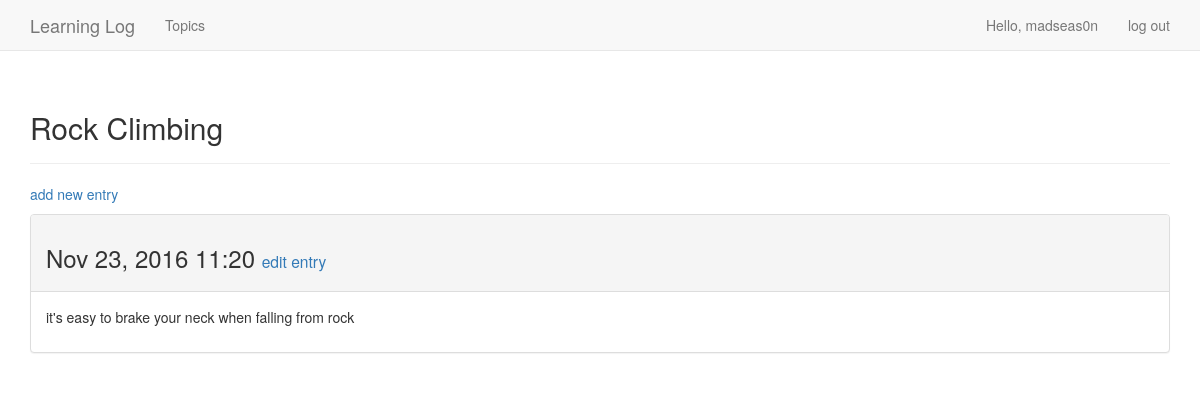
The page /topics/2/ (signed in) on the database its author committed.
### learning_logs/models.py (models this page shows, shortened)
class Topic(models.Model):
    text = models.CharField(max_length=200)
    date_added = models.DateTimeField(auto_now_add=True)
    owner = models.ForeignKey(User)
    def __str__(self):
        return self.text

class Entry(models.Model):
    topic = models.ForeignKey(Topic)
    text = models.TextField()
    date_added = models.DateTimeField(auto_now_add=True)
    class Meta:
        verbose_name_plural = 'entries'

### learning_logs/views.py (the view)
# urls.py: url(r'^topics/(?P<topic_id>\d+)/$', views.topic, name='topic'),
@login_required
def topic(request, topic_id):
    topic = Topic.objects.get(id=topic_id)
    if topic.owner != request.user:
        raise Http404
    entries = topic.entry_set.order_by('-date_added')
    context = {'topic': topic, 'entries': entries}
    return render(request, 'learning_logs/topic.html', context)

### learning_logs/templates/learning_logs/topic.html
{% extends 'learning_logs/base.html' %}
{% block header %}
<h2>{{ topic }}</h2>
{% endblock header %}
{% block content %}
        <p>
        <a href="#">add new entry</a>
        </p>
{% for entry in entries %}
<div class="panel panel-default">
    <div class="panel-heading">
        <h3>
            {{ entry.date_added|date:'M d, Y H:i' }}
            <small>
               <a href="#">
            edit entry</a>
            </small>
        </h3>
    </div>
    <div class="panel-body">
        {{ entry.text|linebreaks }}
    </div>
</div>
{% empty %}
There are no entries for this topic yet.
{% endfor %}
{% endblock content %}

### learning_logs/templates/learning_logs/base.html (shortened to what this page needs)
{% load bootstrap3 %}
<!DOCTYPE html>
<html lang="en">
<head>
    {% bootstrap_css %}
</head>
<body>
    <nav class="navbar navbar-default navbar-static-top">
        <div class="container">
            <div class="navbar-header">
                <a class="navbar-brand" href="{% url 'learning_logs:index' %}">Learning Log</a>
            </div>
            <div id="navbar" class="navbar-collapse collapse">
                <ul class="nav navbar-nav">
                    <li>
                        <a href="{% url 'learning_logs:topics' %}">Topics</a>
                    </li>
                </ul>
                <ul class="nav navbar-nav navbar-right">
                    {% if user.is_authenticated %}
                        <li><a>Hello, {{ user.username }}</a></li>
                        <li><a href="{% url 'users:logout' %}">log out</a> </li>
                    {% else %}
                        <li><a href="{% url 'users:register' %}">register</a></li>
                        <li><a href="{% url 'users:login' %}">log in</a></li>
                    {% endif %}
                </ul>
            </div>
        </div>
    </nav>
    <div class="container">
        <div class="page-header">
            {% block header %}{% endblock header %}
        </div>
        <div>
            {% block content %}{% endblock content %}
        </div>
    </div>
</body>
</html>

### rows shown on the page
Topic: text "Rock Climbing"
Entry: date_added "Nov 23, 2016 11:20", text "it's easy to brake your neck when falling from rock"

### other values the page prints
{{ user.username }} "madseas0n"
